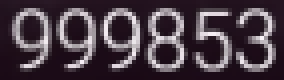
#> input picture data/test.png, 71 x 20 px, given in place of train.png, which was not available (shown 4 times larger)
$ python train.py
#> lines starting #> are read from the running program, lines starting #| are printed output that depends on the picture; after the words box and inside, x2 and y2 are one past the last pixel; in counts of white or black regions, pixels touching at a corner belong together; pictures that were not available may be replaced by others from this repository, and a replacement may not be noted
#> further down, im is the input picture: shape (20, 71, 3); mean B, G, R 70.6, 61, 74
#!/usr/bin/python
# -*- coding: utf-8 -*-
__author__ = 'yan9yu'

import os
import sys
import numpy as np
import cv2

def train_symbols(im, symbol_height_threshold=15):
#> called with symbol_height_threshold = 15
    script_folder = os.path.dirname(os.path.abspath(__file__))

    samples = np.empty((0, 100), np.float32)
    responses = []
    keys = [i for i in range(48, 58)]

    frames_folder_path = os.path.join(script_folder, '..', 'data', 'frames')

    frames = next(os.walk(frames_folder_path), (None, None, []))[2]  # [] if no file


    for frame_file in frames:
        frame = cv2.imread(os.path.join(frames_folder_path, frame_file))

        gray = cv2.cvtColor(frame, cv2.COLOR_BGR2GRAY)
        gray = cv2.bitwise_not(gray)
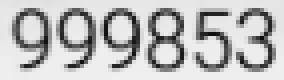
#> gray: shape (20, 71) (shown 4 times larger); min 10, max 240, mean 189.1
        _, thresh = cv2.threshold(gray, 100, 255, 0)
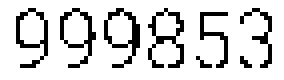
#> thresh: shape (20, 71) (shown 4 times larger); 83.7% white; black in thin lines or dots, all inside (x1, y1, x2, y2) = (4, 2, 68, 17)

        # gray = cv2.cvtColor(frame, cv2.COLOR_BGR2GRAY)
        # # gray = cv2.bitwise_not(gray)
        # # blur = gray
        # blur = cv2.GaussianBlur(gray, (5, 5), 0)
        # thresh = cv2.adaptiveThreshold(blur, 255, cv2.ADAPTIVE_THRESH_MEAN_C, cv2.THRESH_BINARY_INV, 3, 2)
        # # _, thresh = cv2.threshold(blur, 150, 255, 0)

        cv2.imshow('test_threshold', thresh)
        # cv2.waitKey(0)

        contours, hierarchy = cv2.findContours(thresh, cv2.RETR_LIST, cv2.CHAIN_APPROX_SIMPLE)
#> contours = 39 contours, 34 with area under 20; largest, box (x1, y1, x2, y2) and area: (0, 0, 71, 20) 1330, (49, 2, 58, 18) 54, (30, 2, 36, 15) 32, (3, 2, 11, 13) 29, (19, 2, 25, 15) 28
        key = 0

        for cnt in contours:
            [x, y, w, h] = cv2.boundingRect(cnt)

            if h > symbol_height_threshold:
                frame = cv2.rectangle(frame, (x, y), (x + w, y + h), (255, 0, 0), 2)
                roi = thresh[y:y + h, x:x + w]
                roismall = cv2.resize(roi, (10, 10))
                cv2.imshow('press corresponding digit', frame)
                key = cv2.waitKey(0)

                if key == 27:  # (escape to quit)
                    break
                    # sys.exit()
                elif key in keys:
                    responses.append(int(chr(key)))
                    sample = roismall.reshape((1, 100))
                    samples = np.append(samples, sample, 0)
                else:
                    responses.append(-1)
                    sample = roismall.reshape((1, 100))
                    samples = np.append(samples, sample, 0)

                cv2.rectangle(frame, (x, y), (x + w, y + h), (0, 0, 255), 2)
#> this loop made 26 passes; (key Esc is pressed on pass 26)
#> (x, y, w, h) on passes 1, 2, 3, 4, 5, 6, 8, 9, 11, 12, 13, 15: (27, 15, 5, 3), (16, 15, 5, 3), (49, 14, 5, 4), (37, 14, 5, 4), (4, 14, 7, 4), (59, 13, 5, 5), (30, 13, 4, 4), (19, 13, 4, 4), (36, 11, 3, 5), (64, 10, 5, 8), (41, 10, 6, 8), (27, 10, 6, 3)
#> (cnt, x, y, w, h) on passes 7, 10, 14, 17: ([[48, 14], [49, 13], [50, 14], [49, 15]], 48, 13, 3, 3), ([[9, 14], [10, 13], [11, 14], [10, 15]], 9, 13, 3, 3), ([[37, 11], [38, 10], [39, 11], [38, 12]], 37, 10, 3, 3), ([[15, 10], [16, 9], [17, 10], [16, 11]], 15, 9, 3, 3)
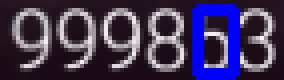
#> frame: shape (20, 71, 3) (shown 4 times larger); 10.28% of pixels changed, all inside (x1, y1, x2, y2) = (48, 1, 60, 20)
#> after the loop, responses = []

        if key == 27:  # (escape to quit)
            break

    responses = np.array(responses, np.float32)
#> responses = empty array
    responses = responses.reshape((responses.size, 1))
    print('training complete')

    samples = np.float32(samples)
    responses = np.float32(responses)

    cv2.imwrite(os.path.join(script_folder, '..', 'data', 'train_result.png'), im)
    np.savetxt(os.path.join(script_folder, '..', 'data', 'generalsamples.data'), samples)
    np.savetxt(os.path.join(script_folder, '..', 'data', 'generalresponses.data'), responses)

if __name__ == "__main__":
    script_folder = os.path.dirname(os.path.abspath(__file__))
    im = cv2.imread(os.path.join(script_folder, '..', 'data', 'train.png'))

    train_symbols(im)
